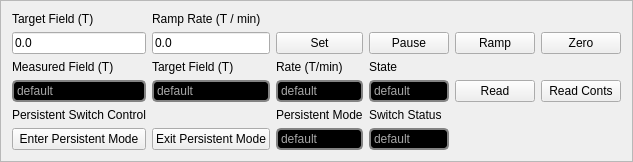
       <widget class="QFrame" name="frame_AMI430">
        <property name="styleSheet">
         <string notr="true">#frame_AMI430{
border: 1px solid rgb(168,168,168);
border-radius: 5px
}</string>
        </property>
        <property name="frameShape">
         <enum>QFrame::StyledPanel</enum>
        </property>
        <property name="frameShadow">
         <enum>QFrame::Raised</enum>
        </property>
        <layout class="QGridLayout" name="gridLayout_4">
         <item row="2" column="7">
          <widget class="QLabel" name="label_7">
           <property name="text">
            <string>Rate (T/min)</string>
           </property>
          </widget>
         </item>
         <item row="2" column="6">
          <widget class="QLabel" name="label_6">
           <property name="text">
            <string>Target Field (T)</string>
           </property>
          </widget>
         </item>
         <item row="5" column="5">
          <widget class="QLabel" name="label_27">
           <property name="text">
            <string>Persistent Switch Control</string>
           </property>
          </widget>
         </item>
         <item row="1" column="7">
          <widget class="QPushButton" name="pushButton_SetMagX">
           <property name="text">
            <string>Set</string>
           </property>
          </widget>
         </item>
         <item row="6" column="8">
          <widget class="QLabel" name="label_PersSwitchX">
           <property name="styleSheet">
            <string notr="true">color: rgb(168,168,168);
background-color:rgb(0,0,0);
border: 2px solid  rgb(131,131,131);
border-radius: 5px</string>
           </property>
           <property name="text">
            <string>default</string>
           </property>
          </widget>
         </item>
         <item row="5" column="8">
          <widget class="QLabel" name="label_29">
           <property name="text">
            <string>Switch Status</string>
           </property>
          </widget>
         </item>
         <item row="2" column="5">
          <widget class="QLabel" name="label_5">
           <property name="text">
            <string>Measured Field (T)</string>
           </property>
          </widget>
         </item>
         <item row="4" column="7">
          <widget class="QLabel" name="label_RateX">
           <property name="styleSheet">
            <string notr="true">color: rgb(168,168,168);
background-color:rgb(0,0,0);
border: 2px solid  rgb(131,131,131);
border-radius: 5px</string>
           </property>
           <property name="text">
            <string>default</string>
           </property>
          </widget>
         </item>
         <item row="4" column="6">
          <widget class="QLabel" name="label_TargetFieldX">
           <property name="styleSheet">
            <string notr="true">color: rgb(168,168,168);
background-color:rgb(0,0,0);
border: 2px solid  rgb(131,131,131);
border-radius: 5px</string>
           </property>
           <property name="text">
            <string>default</string>
           </property>
          </widget>
         </item>
         <item row="0" column="6">
          <widget class="QLabel" name="label_4">
           <property name="text">
            <string>Ramp Rate (T / min)</string>
           </property>
          </widget>
         </item>
         <item row="1" column="10">
          <widget class="QPushButton" name="pushButton_ZeroMagX">
           <property name="text">
            <string>Zero</string>
           </property>
          </widget>
         </item>
         <item row="6" column="5">
          <widget class="QPushButton" name="pushButton_EnterPersX">
           <property name="text">
            <string>Enter Persistent Mode</string>
           </property>
          </widget>
         </item>
         <item row="6" column="7">
          <widget class="QLabel" name="label_PersModeX">
           <property name="styleSheet">
            <string notr="true">color: rgb(168,168,168);
background-color:rgb(0,0,0);
border: 2px solid  rgb(131,131,131);
border-radius: 5px</string>
           </property>
           <property name="text">
            <string>default</string>
           </property>
          </widget>
         </item>
         <item row="4" column="8">
          <widget class="QLabel" name="label_StatusX">
           <property name="styleSheet">
            <string notr="true">color: rgb(168,168,168);
background-color:rgb(0,0,0);
border: 2px solid  rgb(131,131,131);
border-radius: 5px</string>
           </property>
           <property name="text">
            <string>default</string>
           </property>
          </widget>
         </item>
         <item row="1" column="9">
          <widget class="QPushButton" name="pushButton_RampMagX">
           <property name="text">
            <string>Ramp</string>
           </property>
          </widget>
         </item>
         <item row="4" column="9">
          <widget class="QPushButton" name="pushButton_ReadMagX">
           <property name="text">
            <string>Read</string>
           </property>
          </widget>
         </item>
         <item row="4" column="5">
          <widget class="QLabel" name="label_FieldX">
           <property name="styleSheet">
            <string notr="true">color: rgb(168,168,168);
background-color:rgb(0,0,0);
border: 2px solid  rgb(131,131,131);
border-radius: 5px</string>
           </property>
           <property name="text">
            <string>default</string>
           </property>
          </widget>
         </item>
         <item row="2" column="8">
          <widget class="QLabel" name="label_8">
           <property name="text">
            <string>State</string>
           </property>
          </widget>
         </item>
         <item row="1" column="6">
          <widget class="QLineEdit" name="lineEdit_FieldRateX">
           <property name="text">
            <string>0.0</string>
           </property>
          </widget>
         </item>
         <item row="5" column="7">
          <widget class="QLabel" name="label_28">
           <property name="text">
            <string>Persistent Mode</string>
           </property>
          </widget>
         </item>
         <item row="6" column="6">
          <widget class="QPushButton" name="pushButton_ExitPersX">
           <property name="text">
            <string>Exit Persistent Mode</string>
           </property>
          </widget>
         </item>
         <item row="1" column="5">
          <widget class="QLineEdit" name="lineEdit_TargetFieldX">
           <property name="text">
            <string>0.0</string>
           </property>
          </widget>
         </item>
         <item row="0" column="5">
          <widget class="QLabel" name="label_2">
           <property name="text">
            <string>Target Field (T)</string>
           </property>
          </widget>
         </item>
         <item row="1" column="8">
          <widget class="QPushButton" name="pushButton_PauseMagX">
           <property name="text">
            <string>Pause</string>
           </property>
          </widget>
         </item>
         <item row="4" column="10">
          <widget class="QPushButton" name="pushButton_ReadMagContsX">
           <property name="text">
            <string>Read Conts</string>
           </property>
          </widget>
         </item>
        </layout>
       </widget>
